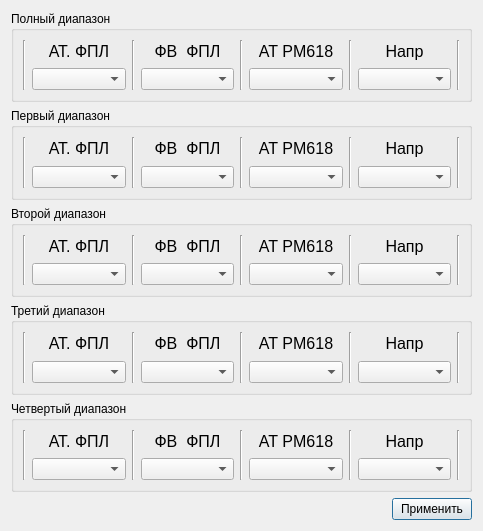
<?xml version="1.0" encoding="UTF-8"?>
<ui version="4.0">
 <class>Configuration</class>
 <widget class="QDialog" name="Configuration">
  <property name="geometry">
   <rect>
    <x>0</x>
    <y>0</y>
    <width>483</width>
    <height>531</height>
   </rect>
  </property>
  <property name="windowTitle">
   <string>Settings</string>
  </property>
  <layout class="QGridLayout" name="gridLayout">
   <item row="0" column="0">
    <widget class="QGroupBox" name="groupBox_2">
     <property name="title">
      <string>Полный диапазон</string>
     </property>
     <layout class="QGridLayout" name="gridLayout_5">
      <item row="0" column="1">
       <layout class="QGridLayout" name="gridLayout_3">
        <item row="0" column="1">
         <widget class="Line" name="line_4">
          <property name="orientation">
           <enum>Qt::Vertical</enum>
          </property>
         </widget>
        </item>
        <item row="0" column="4">
         <layout class="QVBoxLayout" name="verticalLayout_4">
          <item>
           <widget class="QLabel" name="label_8">
            <property name="font">
             <font>
              <pointsize>12</pointsize>
             </font>
            </property>
            <property name="text">
             <string>АТ PM618</string>
            </property>
            <property name="scaledContents">
             <bool>false</bool>
            </property>
            <property name="alignment">
             <set>Qt::AlignCenter</set>
            </property>
           </widget>
          </item>
          <item>
           <widget class="QComboBox" name="cmbAtt2_full"/>
          </item>
         </layout>
        </item>
        <item row="0" column="0">
         <layout class="QVBoxLayout" name="verticalLayout_2">
          <item>
           <widget class="QLabel" name="label_6">
            <property name="font">
             <font>
              <pointsize>12</pointsize>
             </font>
            </property>
            <property name="text">
             <string>АТ. ФПЛ</string>
            </property>
            <property name="alignment">
             <set>Qt::AlignCenter</set>
            </property>
           </widget>
          </item>
          <item>
           <widget class="QComboBox" name="cmbAtt_full"/>
          </item>
         </layout>
        </item>
        <item row="0" column="6">
         <layout class="QVBoxLayout" name="verticalLayout_5">
          <item>
           <widget class="QLabel" name="label_9">
            <property name="font">
             <font>
              <pointsize>12</pointsize>
             </font>
            </property>
            <property name="text">
             <string>Напр</string>
            </property>
            <property name="scaledContents">
             <bool>false</bool>
            </property>
            <property name="alignment">
             <set>Qt::AlignCenter</set>
            </property>
           </widget>
          </item>
          <item>
           <widget class="QComboBox" name="cmbdir_full"/>
          </item>
         </layout>
        </item>
        <item row="0" column="2">
         <layout class="QVBoxLayout" name="verticalLayout_3">
          <item>
           <widget class="QLabel" name="label_7">
            <property name="font">
             <font>
              <pointsize>12</pointsize>
             </font>
            </property>
            <property name="text">
             <string>ФВ  ФПЛ</string>
            </property>
            <property name="alignment">
             <set>Qt::AlignCenter</set>
            </property>
           </widget>
          </item>
          <item>
           <widget class="QComboBox" name="cmbPs_full"/>
          </item>
         </layout>
        </item>
        <item row="0" column="3">
         <widget class="Line" name="line_5">
          <property name="orientation">
           <enum>Qt::Vertical</enum>
          </property>
         </widget>
        </item>
        <item row="0" column="5">
         <widget class="Line" name="line_6">
          <property name="orientation">
           <enum>Qt::Vertical</enum>
          </property>
         </widget>
        </item>
       </layout>
      </item>
      <item row="0" column="0">
       <widget class="Line" name="line_24">
        <property name="orientation">
         <enum>Qt::Vertical</enum>
        </property>
       </widget>
      </item>
      <item row="0" column="2">
       <widget class="Line" name="line_25">
        <property name="orientation">
         <enum>Qt::Vertical</enum>
        </property>
       </widget>
      </item>
     </layout>
    </widget>
   </item>
   <item row="1" column="0">
    <widget class="QGroupBox" name="groupBox_3">
     <property name="title">
      <string>Первый диапазон</string>
     </property>
     <layout class="QGridLayout" name="gridLayout_6">
      <item row="0" column="1">
       <layout class="QGridLayout" name="gridLayout_4">
        <item row="0" column="2">
         <layout class="QVBoxLayout" name="verticalLayout_6">
          <item>
           <widget class="QLabel" name="label_10">
            <property name="font">
             <font>
              <pointsize>12</pointsize>
             </font>
            </property>
            <property name="text">
             <string>ФВ  ФПЛ</string>
            </property>
            <property name="alignment">
             <set>Qt::AlignCenter</set>
            </property>
           </widget>
          </item>
          <item>
           <widget class="QComboBox" name="cmbPs_first"/>
          </item>
         </layout>
        </item>
        <item row="0" column="4">
         <layout class="QVBoxLayout" name="verticalLayout_8">
          <item>
           <widget class="QLabel" name="label_12">
            <property name="font">
             <font>
              <pointsize>12</pointsize>
             </font>
            </property>
            <property name="text">
             <string>АТ PM618</string>
            </property>
            <property name="scaledContents">
             <bool>false</bool>
            </property>
            <property name="alignment">
             <set>Qt::AlignCenter</set>
            </property>
           </widget>
          </item>
          <item>
           <widget class="QComboBox" name="cmbAtt2_first"/>
          </item>
         </layout>
        </item>
        <item row="0" column="1">
         <widget class="Line" name="line">
          <property name="orientation">
           <enum>Qt::Vertical</enum>
          </property>
         </widget>
        </item>
        <item row="0" column="6">
         <layout class="QVBoxLayout" name="verticalLayout_7">
          <item>
           <widget class="QLabel" name="label_11">
            <property name="font">
             <font>
              <pointsize>12</pointsize>
             </font>
            </property>
            <property name="text">
             <string>Напр</string>
            </property>
            <property name="scaledContents">
             <bool>false</bool>
            </property>
            <property name="alignment">
             <set>Qt::AlignCenter</set>
            </property>
           </widget>
          </item>
          <item>
           <widget class="QComboBox" name="cmbdir_first"/>
          </item>
         </layout>
        </item>
        <item row="0" column="0">
         <layout class="QVBoxLayout" name="verticalLayout_9">
          <item>
           <widget class="QLabel" name="label_13">
            <property name="font">
             <font>
              <pointsize>12</pointsize>
             </font>
            </property>
            <property name="text">
             <string>АТ. ФПЛ</string>
            </property>
            <property name="alignment">
             <set>Qt::AlignCenter</set>
            </property>
           </widget>
          </item>
          <item>
           <widget class="QComboBox" name="cmbAtt_first"/>
          </item>
         </layout>
        </item>
        <item row="0" column="3">
         <widget class="Line" name="line_2">
          <property name="orientation">
           <enum>Qt::Vertical</enum>
          </property>
         </widget>
        </item>
        <item row="0" column="5">
         <widget class="Line" name="line_3">
          <property name="orientation">
           <enum>Qt::Vertical</enum>
          </property>
         </widget>
        </item>
       </layout>
      </item>
      <item row="0" column="0">
       <widget class="Line" name="line_22">
        <property name="orientation">
         <enum>Qt::Vertical</enum>
        </property>
       </widget>
      </item>
      <item row="0" column="2">
       <widget class="Line" name="line_23">
        <property name="orientation">
         <enum>Qt::Vertical</enum>
        </property>
       </widget>
      </item>
     </layout>
    </widget>
   </item>
   <item row="2" column="0">
    <widget class="QGroupBox" name="groupBox_4">
     <property name="title">
      <string>Второй диапазон</string>
     </property>
     <layout class="QGridLayout" name="gridLayout_7">
      <item row="0" column="1">
       <layout class="QGridLayout" name="gridLayout_8">
        <item row="0" column="4">
         <layout class="QVBoxLayout" name="verticalLayout_13">
          <item>
           <widget class="QLabel" name="label_17">
            <property name="font">
             <font>
              <pointsize>12</pointsize>
             </font>
            </property>
            <property name="text">
             <string>АТ PM618</string>
            </property>
            <property name="scaledContents">
             <bool>false</bool>
            </property>
            <property name="alignment">
             <set>Qt::AlignCenter</set>
            </property>
           </widget>
          </item>
          <item>
           <widget class="QComboBox" name="cmbAtt2_second"/>
          </item>
         </layout>
        </item>
        <item row="0" column="2">
         <layout class="QVBoxLayout" name="verticalLayout_11">
          <item>
           <widget class="QLabel" name="label_15">
            <property name="font">
             <font>
              <pointsize>12</pointsize>
             </font>
            </property>
            <property name="text">
             <string>ФВ  ФПЛ</string>
            </property>
            <property name="alignment">
             <set>Qt::AlignCenter</set>
            </property>
           </widget>
          </item>
          <item>
           <widget class="QComboBox" name="cmbPs_second"/>
          </item>
         </layout>
        </item>
        <item row="0" column="1">
         <widget class="Line" name="line_7">
          <property name="orientation">
           <enum>Qt::Vertical</enum>
          </property>
         </widget>
        </item>
        <item row="0" column="3">
         <widget class="Line" name="line_8">
          <property name="orientation">
           <enum>Qt::Vertical</enum>
          </property>
         </widget>
        </item>
        <item row="0" column="6">
         <layout class="QVBoxLayout" name="verticalLayout_12">
          <item>
           <widget class="QLabel" name="label_16">
            <property name="font">
             <font>
              <pointsize>12</pointsize>
             </font>
            </property>
            <property name="text">
             <string>Напр</string>
            </property>
            <property name="scaledContents">
             <bool>false</bool>
            </property>
            <property name="alignment">
             <set>Qt::AlignCenter</set>
            </property>
           </widget>
          </item>
          <item>
           <widget class="QComboBox" name="cmbdir_second"/>
          </item>
         </layout>
        </item>
        <item row="0" column="0">
         <layout class="QVBoxLayout" name="verticalLayout_14">
          <item>
           <widget class="QLabel" name="label_18">
            <property name="font">
             <font>
              <pointsize>12</pointsize>
             </font>
            </property>
            <property name="text">
             <string>АТ. ФПЛ</string>
            </property>
            <property name="alignment">
             <set>Qt::AlignCenter</set>
            </property>
           </widget>
          </item>
          <item>
           <widget class="QComboBox" name="cmbAtt_second"/>
          </item>
         </layout>
        </item>
        <item row="0" column="5">
         <widget class="Line" name="line_9">
          <property name="orientation">
           <enum>Qt::Vertical</enum>
          </property>
         </widget>
        </item>
       </layout>
      </item>
      <item row="0" column="0">
       <widget class="Line" name="line_20">
        <property name="orientation">
         <enum>Qt::Vertical</enum>
        </property>
       </widget>
      </item>
      <item row="0" column="2">
       <widget class="Line" name="line_21">
        <property name="orientation">
         <enum>Qt::Vertical</enum>
        </property>
       </widget>
      </item>
     </layout>
    </widget>
   </item>
   <item row="3" column="0">
    <widget class="QGroupBox" name="groupBox_5">
     <property name="title">
      <string>Третий диапазон</string>
     </property>
     <layout class="QGridLayout" name="gridLayout_9">
      <item row="0" column="0">
       <layout class="QGridLayout" name="gridLayout_10">
        <item row="0" column="1">
         <layout class="QVBoxLayout" name="verticalLayout_19">
          <item>
           <widget class="QLabel" name="label_23">
            <property name="font">
             <font>
              <pointsize>12</pointsize>
             </font>
            </property>
            <property name="text">
             <string>АТ. ФПЛ</string>
            </property>
            <property name="alignment">
             <set>Qt::AlignCenter</set>
            </property>
           </widget>
          </item>
          <item>
           <widget class="QComboBox" name="cmbAtt_tree"/>
          </item>
         </layout>
        </item>
        <item row="0" column="3">
         <layout class="QVBoxLayout" name="verticalLayout_16">
          <item>
           <widget class="QLabel" name="label_20">
            <property name="font">
             <font>
              <pointsize>12</pointsize>
             </font>
            </property>
            <property name="text">
             <string>ФВ  ФПЛ</string>
            </property>
            <property name="alignment">
             <set>Qt::AlignCenter</set>
            </property>
           </widget>
          </item>
          <item>
           <widget class="QComboBox" name="cmbPs_tree"/>
          </item>
         </layout>
        </item>
        <item row="0" column="7">
         <layout class="QVBoxLayout" name="verticalLayout_17">
          <item>
           <widget class="QLabel" name="label_21">
            <property name="font">
             <font>
              <pointsize>12</pointsize>
             </font>
            </property>
            <property name="text">
             <string>Напр</string>
            </property>
            <property name="scaledContents">
             <bool>false</bool>
            </property>
            <property name="alignment">
             <set>Qt::AlignCenter</set>
            </property>
           </widget>
          </item>
          <item>
           <widget class="QComboBox" name="cmbdir_tree"/>
          </item>
         </layout>
        </item>
        <item row="0" column="4">
         <widget class="Line" name="line_11">
          <property name="orientation">
           <enum>Qt::Vertical</enum>
          </property>
         </widget>
        </item>
        <item row="0" column="6">
         <widget class="Line" name="line_12">
          <property name="orientation">
           <enum>Qt::Vertical</enum>
          </property>
         </widget>
        </item>
        <item row="0" column="5">
         <layout class="QVBoxLayout" name="verticalLayout_18">
          <item>
           <widget class="QLabel" name="label_22">
            <property name="font">
             <font>
              <pointsize>12</pointsize>
             </font>
            </property>
            <property name="text">
             <string>АТ PM618</string>
            </property>
            <property name="scaledContents">
             <bool>false</bool>
            </property>
            <property name="alignment">
             <set>Qt::AlignCenter</set>
            </property>
           </widget>
          </item>
          <item>
           <widget class="QComboBox" name="cmbAtt2_tree"/>
          </item>
         </layout>
        </item>
        <item row="0" column="2">
         <widget class="Line" name="line_10">
          <property name="orientation">
           <enum>Qt::Vertical</enum>
          </property>
         </widget>
        </item>
        <item row="0" column="0">
         <widget class="Line" name="line_18">
          <property name="orientation">
           <enum>Qt::Vertical</enum>
          </property>
         </widget>
        </item>
       </layout>
      </item>
      <item row="0" column="1">
       <widget class="Line" name="line_19">
        <property name="orientation">
         <enum>Qt::Vertical</enum>
        </property>
       </widget>
      </item>
     </layout>
    </widget>
   </item>
   <item row="4" column="0">
    <widget class="QGroupBox" name="groupBox_6">
     <property name="title">
      <string>Четвертый диапазон</string>
     </property>
     <layout class="QGridLayout" name="gridLayout_11">
      <item row="0" column="2">
       <widget class="Line" name="line_17">
        <property name="orientation">
         <enum>Qt::Vertical</enum>
        </property>
       </widget>
      </item>
      <item row="0" column="1">
       <layout class="QGridLayout" name="gridLayout_12">
        <item row="0" column="4">
         <layout class="QVBoxLayout" name="verticalLayout_23">
          <item>
           <widget class="QLabel" name="label_27">
            <property name="font">
             <font>
              <pointsize>12</pointsize>
             </font>
            </property>
            <property name="text">
             <string>АТ PM618</string>
            </property>
            <property name="scaledContents">
             <bool>false</bool>
            </property>
            <property name="alignment">
             <set>Qt::AlignCenter</set>
            </property>
           </widget>
          </item>
          <item>
           <widget class="QComboBox" name="cmbAtt2_four"/>
          </item>
         </layout>
        </item>
        <item row="0" column="0">
         <layout class="QVBoxLayout" name="verticalLayout_24">
          <item>
           <widget class="QLabel" name="label_28">
            <property name="font">
             <font>
              <pointsize>12</pointsize>
             </font>
            </property>
            <property name="text">
             <string>АТ. ФПЛ</string>
            </property>
            <property name="alignment">
             <set>Qt::AlignCenter</set>
            </property>
           </widget>
          </item>
          <item>
           <widget class="QComboBox" name="cmbAtt_four"/>
          </item>
         </layout>
        </item>
        <item row="0" column="3">
         <widget class="Line" name="line_14">
          <property name="orientation">
           <enum>Qt::Vertical</enum>
          </property>
         </widget>
        </item>
        <item row="0" column="1">
         <widget class="Line" name="line_13">
          <property name="orientation">
           <enum>Qt::Vertical</enum>
          </property>
         </widget>
        </item>
        <item row="0" column="2">
         <layout class="QVBoxLayout" name="verticalLayout_21">
          <item>
           <widget class="QLabel" name="label_25">
            <property name="font">
             <font>
              <pointsize>12</pointsize>
             </font>
            </property>
            <property name="text">
             <string>ФВ  ФПЛ</string>
            </property>
            <property name="alignment">
             <set>Qt::AlignCenter</set>
            </property>
           </widget>
          </item>
          <item>
           <widget class="QComboBox" name="cmbPs_four"/>
          </item>
         </layout>
        </item>
        <item row="0" column="6">
         <layout class="QVBoxLayout" name="verticalLayout_22">
          <item>
           <widget class="QLabel" name="label_26">
            <property name="font">
             <font>
              <pointsize>12</pointsize>
             </font>
            </property>
            <property name="text">
             <string>Напр</string>
            </property>
            <property name="scaledContents">
             <bool>false</bool>
            </property>
            <property name="alignment">
             <set>Qt::AlignCenter</set>
            </property>
           </widget>
          </item>
          <item>
           <widget class="QComboBox" name="cmbdir_four"/>
          </item>
         </layout>
        </item>
        <item row="0" column="5">
         <widget class="Line" name="line_15">
          <property name="orientation">
           <enum>Qt::Vertical</enum>
          </property>
         </widget>
        </item>
       </layout>
      </item>
      <item row="0" column="0">
       <widget class="Line" name="line_16">
        <property name="orientation">
         <enum>Qt::Vertical</enum>
        </property>
       </widget>
      </item>
     </layout>
    </widget>
   </item>
   <item row="5" column="0">
    <layout class="QHBoxLayout" name="horizontalLayout">
     <item>
      <spacer name="horizontalSpacer">
       <property name="orientation">
        <enum>Qt::Horizontal</enum>
       </property>
       <property name="sizeHint" stdset="0">
        <size>
         <width>96</width>
         <height>10</height>
        </size>
       </property>
      </spacer>
     </item>
     <item>
      <widget class="QPushButton" name="applyButton">
       <property name="text">
        <string>Применить</string>
       </property>
      </widget>
     </item>
    </layout>
   </item>
  </layout>
 </widget>
 <resources/>
 <connections/>
</ui>
